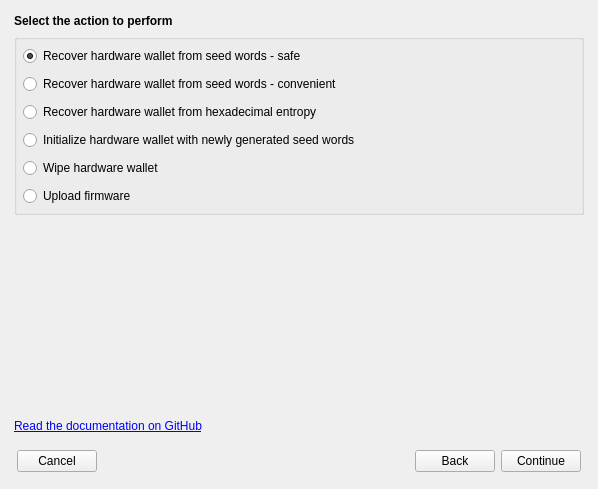
<?xml version="1.0" encoding="UTF-8"?>
<ui version="4.0">
 <class>HwInitializeDlg</class>
 <widget class="QDialog" name="HwInitializeDlg">
  <property name="geometry">
   <rect>
    <x>0</x>
    <y>0</y>
    <width>598</width>
    <height>489</height>
   </rect>
  </property>
  <property name="windowTitle">
   <string>Dialog</string>
  </property>
  <layout class="QVBoxLayout" name="verticalLayout">
   <property name="spacing">
    <number>8</number>
   </property>
   <property name="leftMargin">
    <number>8</number>
   </property>
   <property name="topMargin">
    <number>8</number>
   </property>
   <property name="rightMargin">
    <number>8</number>
   </property>
   <property name="bottomMargin">
    <number>8</number>
   </property>
   <item>
    <widget class="QStackedWidget" name="tabSteps">
     <property name="currentIndex">
      <number>2</number>
     </property>
     <widget class="QWidget" name="pgStepDeviceType">
      <layout class="QVBoxLayout" name="verticalLayout_12">
       <item>
        <widget class="QLabel" name="lblStepDeviceType">
         <property name="text">
          <string>&lt;b&gt;Select device type&lt;/b&gt;
</string>
         </property>
         <property name="openExternalLinks">
          <bool>true</bool>
         </property>
        </widget>
       </item>
       <item>
        <widget class="QGroupBox" name="gbDeviceType">
         <property name="title">
          <string/>
         </property>
         <layout class="QVBoxLayout" name="verticalLayout_14">
          <property name="spacing">
           <number>8</number>
          </property>
          <property name="leftMargin">
           <number>6</number>
          </property>
          <property name="topMargin">
           <number>6</number>
          </property>
          <property name="rightMargin">
           <number>6</number>
          </property>
          <property name="bottomMargin">
           <number>6</number>
          </property>
          <item>
           <widget class="QRadioButton" name="rbDeviceTrezor">
            <property name="text">
             <string>Trezor</string>
            </property>
           </widget>
          </item>
          <item>
           <widget class="QRadioButton" name="rbDeviceKeepkey">
            <property name="text">
             <string>KeepKey</string>
            </property>
           </widget>
          </item>
          <item>
           <widget class="QRadioButton" name="rbDeviceLedger">
            <property name="text">
             <string>Ledger Nano S</string>
            </property>
           </widget>
          </item>
         </layout>
        </widget>
       </item>
       <item>
        <widget class="QLabel" name="lblStepDeviceTypeMessage">
         <property name="text">
          <string/>
         </property>
         <property name="wordWrap">
          <bool>true</bool>
         </property>
         <property name="openExternalLinks">
          <bool>false</bool>
         </property>
        </widget>
       </item>
       <item>
        <spacer name="verticalSpacer_4">
         <property name="orientation">
          <enum>Qt::Vertical</enum>
         </property>
         <property name="sizeHint" stdset="0">
          <size>
           <width>20</width>
           <height>40</height>
          </size>
         </property>
        </spacer>
       </item>
      </layout>
     </widget>
     <widget class="QWidget" name="pgStepDeviceInstance">
      <layout class="QVBoxLayout" name="verticalLayout_15">
       <item>
        <widget class="QLabel" name="lblStepDeviceInstanceMessage">
         <property name="text">
          <string>&lt;b&gt;Select which device you want to use&lt;/b&gt;</string>
         </property>
         <property name="wordWrap">
          <bool>true</bool>
         </property>
        </widget>
       </item>
       <item>
        <widget class="QComboBox" name="cboDeviceInstance">
         <property name="maximumSize">
          <size>
           <width>400</width>
           <height>16777215</height>
          </size>
         </property>
        </widget>
       </item>
       <item>
        <spacer name="verticalSpacer_5">
         <property name="orientation">
          <enum>Qt::Vertical</enum>
         </property>
         <property name="sizeHint" stdset="0">
          <size>
           <width>20</width>
           <height>40</height>
          </size>
         </property>
        </spacer>
       </item>
      </layout>
     </widget>
     <widget class="QWidget" name="pgStepActionType">
      <layout class="QVBoxLayout" name="verticalLayout_5">
       <property name="leftMargin">
        <number>6</number>
       </property>
       <property name="topMargin">
        <number>6</number>
       </property>
       <property name="rightMargin">
        <number>6</number>
       </property>
       <property name="bottomMargin">
        <number>6</number>
       </property>
       <item>
        <widget class="QLabel" name="lblStepActionTitle">
         <property name="text">
          <string>&lt;b&gt;Select the action to perform&lt;/b&gt;</string>
         </property>
         <property name="wordWrap">
          <bool>true</bool>
         </property>
         <property name="openExternalLinks">
          <bool>true</bool>
         </property>
        </widget>
       </item>
       <item>
        <widget class="QGroupBox" name="gbSeedSource">
         <property name="title">
          <string/>
         </property>
         <property name="flat">
          <bool>false</bool>
         </property>
         <layout class="QVBoxLayout" name="verticalLayout_3">
          <property name="spacing">
           <number>8</number>
          </property>
          <property name="leftMargin">
           <number>6</number>
          </property>
          <property name="topMargin">
           <number>6</number>
          </property>
          <property name="rightMargin">
           <number>6</number>
          </property>
          <property name="bottomMargin">
           <number>6</number>
          </property>
          <item>
           <widget class="QRadioButton" name="rbActRecoverWordsSafe">
            <property name="text">
             <string>Recover hardware wallet from seed words - safe</string>
            </property>
            <property name="checked">
             <bool>true</bool>
            </property>
           </widget>
          </item>
          <item>
           <widget class="QRadioButton" name="rbActRecoverMnemonicWords">
            <property name="text">
             <string>Recover hardware wallet from seed words - convenient</string>
            </property>
            <property name="checked">
             <bool>false</bool>
            </property>
           </widget>
          </item>
          <item>
           <widget class="QRadioButton" name="rbActRecoverHexEntropy">
            <property name="text">
             <string>Recover hardware wallet from hexadecimal entropy</string>
            </property>
           </widget>
          </item>
          <item>
           <widget class="QRadioButton" name="rbActInitializeNewSeed">
            <property name="text">
             <string>Initialize hardware wallet with newly generated seed words</string>
            </property>
           </widget>
          </item>
          <item>
           <widget class="QRadioButton" name="rbActWipeDevice">
            <property name="text">
             <string>Wipe hardware wallet</string>
            </property>
           </widget>
          </item>
          <item>
           <widget class="QRadioButton" name="rbActUploadFirmware">
            <property name="text">
             <string>Upload firmware</string>
            </property>
           </widget>
          </item>
         </layout>
        </widget>
       </item>
       <item>
        <widget class="QLabel" name="lblActionTypeMessage">
         <property name="text">
          <string/>
         </property>
         <property name="wordWrap">
          <bool>true</bool>
         </property>
        </widget>
       </item>
       <item>
        <spacer name="verticalSpacer_2">
         <property name="orientation">
          <enum>Qt::Vertical</enum>
         </property>
         <property name="sizeHint" stdset="0">
          <size>
           <width>20</width>
           <height>40</height>
          </size>
         </property>
        </spacer>
       </item>
      </layout>
     </widget>
     <widget class="QWidget" name="pgStepWordCount">
      <layout class="QVBoxLayout" name="verticalLayout_6">
       <property name="leftMargin">
        <number>6</number>
       </property>
       <property name="topMargin">
        <number>6</number>
       </property>
       <property name="rightMargin">
        <number>6</number>
       </property>
       <property name="bottomMargin">
        <number>6</number>
       </property>
       <item>
        <widget class="QLabel" name="lblStep1MnemonicWords">
         <property name="text">
          <string>&lt;b&gt;Number of words in your recovery seed&lt;/b&gt;</string>
         </property>
         <property name="wordWrap">
          <bool>true</bool>
         </property>
        </widget>
       </item>
       <item>
        <widget class="QGroupBox" name="gbNumberOfMnemonicWords">
         <property name="title">
          <string/>
         </property>
         <layout class="QVBoxLayout" name="verticalLayout_7">
          <property name="spacing">
           <number>8</number>
          </property>
          <property name="leftMargin">
           <number>6</number>
          </property>
          <property name="topMargin">
           <number>6</number>
          </property>
          <property name="rightMargin">
           <number>6</number>
          </property>
          <property name="bottomMargin">
           <number>6</number>
          </property>
          <item>
           <widget class="QRadioButton" name="rbWordsCount24">
            <property name="text">
             <string>24</string>
            </property>
            <property name="checked">
             <bool>true</bool>
            </property>
           </widget>
          </item>
          <item>
           <widget class="QRadioButton" name="rbWordsCount18">
            <property name="text">
             <string>18</string>
            </property>
           </widget>
          </item>
          <item>
           <widget class="QRadioButton" name="rbWordsCount12">
            <property name="text">
             <string>12</string>
            </property>
           </widget>
          </item>
         </layout>
        </widget>
       </item>
       <item>
        <spacer name="verticalSpacer_3">
         <property name="orientation">
          <enum>Qt::Vertical</enum>
         </property>
         <property name="sizeHint" stdset="0">
          <size>
           <width>20</width>
           <height>40</height>
          </size>
         </property>
        </spacer>
       </item>
      </layout>
     </widget>
     <widget class="QWidget" name="pgSetpEntropy">
      <layout class="QVBoxLayout" name="verticalLayout_4">
       <item>
        <widget class="QLabel" name="lblStep1HexEntropy">
         <property name="text">
          <string>&lt;b&gt;Enter your recovery seed hexadecimal entropy&lt;/b&gt;</string>
         </property>
        </widget>
       </item>
       <item>
        <widget class="QLineEdit" name="edtHexEntropy">
         <property name="placeholderText">
          <string>32/24/16-byte hexadecimal string</string>
         </property>
        </widget>
       </item>
       <item>
        <spacer name="verticalSpacer_6">
         <property name="orientation">
          <enum>Qt::Vertical</enum>
         </property>
         <property name="sizeHint" stdset="0">
          <size>
           <width>20</width>
           <height>40</height>
          </size>
         </property>
        </spacer>
       </item>
      </layout>
     </widget>
     <widget class="QWidget" name="pgStepWordList">
      <layout class="QVBoxLayout" name="verticalLayout_8">
       <property name="leftMargin">
        <number>6</number>
       </property>
       <property name="topMargin">
        <number>6</number>
       </property>
       <property name="rightMargin">
        <number>6</number>
       </property>
       <property name="bottomMargin">
        <number>6</number>
       </property>
       <item>
        <widget class="QLabel" name="lblStepWordListTitle">
         <property name="text">
          <string>&lt;b&gt;Enter the words of your recovery seed&lt;/b&gt;</string>
         </property>
         <property name="wordWrap">
          <bool>true</bool>
         </property>
         <property name="openExternalLinks">
          <bool>true</bool>
         </property>
        </widget>
       </item>
       <item>
        <widget class="QTableView" name="viewMnemonic">
         <property name="contextMenuPolicy">
          <enum>Qt::CustomContextMenu</enum>
         </property>
         <property name="selectionMode">
          <enum>QAbstractItemView::SingleSelection</enum>
         </property>
         <attribute name="horizontalHeaderVisible">
          <bool>false</bool>
         </attribute>
         <attribute name="horizontalHeaderStretchLastSection">
          <bool>true</bool>
         </attribute>
         <attribute name="verticalHeaderVisible">
          <bool>false</bool>
         </attribute>
        </widget>
       </item>
       <item>
        <widget class="QLabel" name="lblStepWordListMessage2">
         <property name="text">
          <string>You can copy and paste the complete set of seed words into this dialog directly (separated by spaces, commas or line breaks).</string>
         </property>
         <property name="wordWrap">
          <bool>true</bool>
         </property>
        </widget>
       </item>
      </layout>
     </widget>
     <widget class="QWidget" name="pgStepInitOptions">
      <layout class="QVBoxLayout" name="verticalLayout_2">
       <property name="spacing">
        <number>6</number>
       </property>
       <property name="leftMargin">
        <number>6</number>
       </property>
       <property name="topMargin">
        <number>6</number>
       </property>
       <property name="rightMargin">
        <number>6</number>
       </property>
       <property name="bottomMargin">
        <number>6</number>
       </property>
       <item>
        <widget class="QLabel" name="lblHwOptionsTitle">
         <property name="text">
          <string>&lt;b&gt;Set your hardware wallet initialization options&lt;/b&gt;</string>
         </property>
         <property name="wordWrap">
          <bool>true</bool>
         </property>
        </widget>
       </item>
       <item>
        <layout class="QGridLayout" name="gridLayout">
         <item row="0" column="0">
          <widget class="QLabel" name="lblHwOptionsDeviceLabel">
           <property name="text">
            <string>Device label:</string>
           </property>
          </widget>
         </item>
         <item row="0" column="1">
          <widget class="QLineEdit" name="edtHwOptionsDeviceLabel">
           <property name="placeholderText">
            <string/>
           </property>
          </widget>
         </item>
         <item row="2" column="0">
          <layout class="QHBoxLayout" name="horizontalLayout_7">
           <item>
            <widget class="QCheckBox" name="chbHwOptionsUsePassphrase">
             <property name="sizePolicy">
              <sizepolicy hsizetype="Maximum" vsizetype="Fixed">
               <horstretch>0</horstretch>
               <verstretch>0</verstretch>
              </sizepolicy>
             </property>
             <property name="whatsThis">
              <string>&lt;html&gt;&lt;head/&gt;&lt;body&gt;&lt;p&gt;Check the link attached &amp;lt;a href=&amp;quot;fix.org&amp;quot;&amp;gt;fix.org&amp;lt;/a&amp;gt;&lt;/p&gt;&lt;/body&gt;&lt;/html&gt;</string>
             </property>
             <property name="text">
              <string>Use passphrase</string>
             </property>
            </widget>
           </item>
           <item>
            <widget class="QLabel" name="lblHwOptionsPassphraseReadmeLink">
             <property name="text">
              <string>(&lt;a href=&quot;https://doc.satoshilabs.com/trezor-user/advanced_settings.html#using-passphrase-encrypted-seeds&quot;&gt;read this&lt;/a&gt;)</string>
             </property>
             <property name="textFormat">
              <enum>Qt::AutoText</enum>
             </property>
             <property name="openExternalLinks">
              <bool>true</bool>
             </property>
            </widget>
           </item>
          </layout>
         </item>
         <item row="2" column="1">
          <widget class="QWidget" name="wdgHwOptionsLedger" native="true">
           <property name="minimumSize">
            <size>
             <width>0</width>
             <height>0</height>
            </size>
           </property>
           <layout class="QHBoxLayout" name="horizontalLayout_5" stretch="1,0,0,0">
            <property name="spacing">
             <number>3</number>
            </property>
            <property name="leftMargin">
             <number>0</number>
            </property>
            <property name="topMargin">
             <number>0</number>
            </property>
            <property name="rightMargin">
             <number>0</number>
            </property>
            <property name="bottomMargin">
             <number>0</number>
            </property>
            <item>
             <widget class="QLineEdit" name="edtHwOptionsLedgerPassphrase">
              <property name="toolTip">
               <string>&lt;html&gt;&lt;head/&gt;&lt;body&gt;&lt;p&gt;This passphrase (if used) will be saved in your Ledger Nano S device and will be secured with the secondary PIN .&lt;/p&gt;&lt;/body&gt;&lt;/html&gt;</string>
              </property>
              <property name="echoMode">
               <enum>QLineEdit::Password</enum>
              </property>
              <property name="placeholderText">
               <string>Passphrase</string>
              </property>
             </widget>
            </item>
            <item>
             <widget class="QToolButton" name="btnShowPassphrase">
              <property name="minimumSize">
               <size>
                <width>21</width>
                <height>21</height>
               </size>
              </property>
              <property name="maximumSize">
               <size>
                <width>21</width>
                <height>21</height>
               </size>
              </property>
              <property name="toolTip">
               <string>Show passphrase</string>
              </property>
              <property name="text">
               <string/>
              </property>
             </widget>
            </item>
            <item>
             <widget class="QLineEdit" name="edtHwOptionsLedgerSecondaryPIN">
              <property name="toolTip">
               <string>&lt;html&gt;&lt;head/&gt;&lt;body&gt;&lt;p&gt;This PIN will be used to activate passphrase saved in your Ledger Nano S.&lt;/p&gt;&lt;/body&gt;&lt;/html&gt;</string>
              </property>
              <property name="echoMode">
               <enum>QLineEdit::Password</enum>
              </property>
              <property name="placeholderText">
               <string>Secondary PIN</string>
              </property>
             </widget>
            </item>
            <item>
             <widget class="QToolButton" name="btnShowSecondaryPIN">
              <property name="sizePolicy">
               <sizepolicy hsizetype="Fixed" vsizetype="Fixed">
                <horstretch>0</horstretch>
                <verstretch>0</verstretch>
               </sizepolicy>
              </property>
              <property name="minimumSize">
               <size>
                <width>21</width>
                <height>21</height>
               </size>
              </property>
              <property name="maximumSize">
               <size>
                <width>21</width>
                <height>21</height>
               </size>
              </property>
              <property name="toolTip">
               <string>Show secondary PIN</string>
              </property>
              <property name="text">
               <string/>
              </property>
             </widget>
            </item>
           </layout>
          </widget>
         </item>
         <item row="1" column="1">
          <layout class="QHBoxLayout" name="horizontalLayout_2">
           <property name="spacing">
            <number>3</number>
           </property>
           <item>
            <widget class="QLineEdit" name="edtHwOptionsPIN">
             <property name="sizePolicy">
              <sizepolicy hsizetype="Maximum" vsizetype="Fixed">
               <horstretch>0</horstretch>
               <verstretch>0</verstretch>
              </sizepolicy>
             </property>
             <property name="layoutDirection">
              <enum>Qt::LeftToRight</enum>
             </property>
             <property name="echoMode">
              <enum>QLineEdit::Password</enum>
             </property>
             <property name="placeholderText">
              <string>PIN</string>
             </property>
            </widget>
           </item>
           <item>
            <widget class="QToolButton" name="btnShowPIN">
             <property name="sizePolicy">
              <sizepolicy hsizetype="Fixed" vsizetype="Fixed">
               <horstretch>0</horstretch>
               <verstretch>0</verstretch>
              </sizepolicy>
             </property>
             <property name="minimumSize">
              <size>
               <width>21</width>
               <height>21</height>
              </size>
             </property>
             <property name="maximumSize">
              <size>
               <width>21</width>
               <height>21</height>
              </size>
             </property>
             <property name="toolTip">
              <string>Show PIN</string>
             </property>
             <property name="text">
              <string/>
             </property>
            </widget>
           </item>
           <item>
            <spacer name="horizontalSpacer_4">
             <property name="orientation">
              <enum>Qt::Horizontal</enum>
             </property>
             <property name="sizeHint" stdset="0">
              <size>
               <width>40</width>
               <height>20</height>
              </size>
             </property>
            </spacer>
           </item>
          </layout>
         </item>
         <item row="1" column="0">
          <layout class="QHBoxLayout" name="horizontalLayout_3">
           <item>
            <widget class="QCheckBox" name="chbHwOptionsUsePIN">
             <property name="text">
              <string>Use PIN</string>
             </property>
             <property name="checked">
              <bool>true</bool>
             </property>
            </widget>
           </item>
          </layout>
         </item>
        </layout>
       </item>
       <item>
        <widget class="QPushButton" name="btnHwOptionsDetails">
         <property name="sizePolicy">
          <sizepolicy hsizetype="Maximum" vsizetype="Fixed">
           <horstretch>0</horstretch>
           <verstretch>0</verstretch>
          </sizepolicy>
         </property>
         <property name="text">
          <string>Show preview</string>
         </property>
         <property name="autoDefault">
          <bool>false</bool>
         </property>
        </widget>
       </item>
       <item>
        <widget class="QFrame" name="fraDetails">
         <property name="styleSheet">
          <string notr="true"/>
         </property>
         <property name="frameShape">
          <enum>QFrame::StyledPanel</enum>
         </property>
         <property name="frameShadow">
          <enum>QFrame::Plain</enum>
         </property>
         <property name="lineWidth">
          <number>1</number>
         </property>
         <layout class="QVBoxLayout" name="verticalLayout_11">
          <property name="leftMargin">
           <number>6</number>
          </property>
          <property name="topMargin">
           <number>6</number>
          </property>
          <property name="rightMargin">
           <number>6</number>
          </property>
          <property name="bottomMargin">
           <number>6</number>
          </property>
          <item>
           <widget class="QWidget" name="wdgHwOptionsDetails" native="true">
            <layout class="QVBoxLayout" name="verticalLayout_9">
             <property name="spacing">
              <number>3</number>
             </property>
             <property name="leftMargin">
              <number>0</number>
             </property>
             <property name="topMargin">
              <number>0</number>
             </property>
             <property name="rightMargin">
              <number>0</number>
             </property>
             <property name="bottomMargin">
              <number>0</number>
             </property>
             <item>
              <layout class="QGridLayout" name="gridLayout_2" rowstretch="0,0">
               <item row="0" column="1">
                <widget class="QLineEdit" name="edtHwOptionsPassphrase">
                 <property name="maximumSize">
                  <size>
                   <width>16777215</width>
                   <height>16777215</height>
                  </size>
                 </property>
                 <property name="echoMode">
                  <enum>QLineEdit::Password</enum>
                 </property>
                </widget>
               </item>
               <item row="1" column="0">
                <widget class="QLabel" name="label_3">
                 <property name="sizePolicy">
                  <sizepolicy hsizetype="Preferred" vsizetype="Preferred">
                   <horstretch>0</horstretch>
                   <verstretch>0</verstretch>
                  </sizepolicy>
                 </property>
                 <property name="minimumSize">
                  <size>
                   <width>110</width>
                   <height>0</height>
                  </size>
                 </property>
                 <property name="text">
                  <string>BIP32 start path:</string>
                 </property>
                </widget>
               </item>
               <item row="0" column="0">
                <widget class="QLabel" name="label">
                 <property name="text">
                  <string>Passphrase:</string>
                 </property>
                </widget>
               </item>
               <item row="1" column="2">
                <widget class="QPushButton" name="btnRefreshAddressesPreview">
                 <property name="sizePolicy">
                  <sizepolicy hsizetype="Maximum" vsizetype="Fixed">
                   <horstretch>0</horstretch>
                   <verstretch>0</verstretch>
                  </sizepolicy>
                 </property>
                 <property name="text">
                  <string>Apply and reload addresses</string>
                 </property>
                 <property name="autoDefault">
                  <bool>false</bool>
                 </property>
                </widget>
               </item>
               <item row="1" column="1">
                <widget class="QLineEdit" name="edtHwOptionsBip32Path">
                 <property name="maximumSize">
                  <size>
                   <width>16777215</width>
                   <height>16777215</height>
                  </size>
                 </property>
                 <property name="text">
                  <string>44'/336'/0'/0/0</string>
                 </property>
                 <property name="echoMode">
                  <enum>QLineEdit::Normal</enum>
                 </property>
                </widget>
               </item>
              </layout>
             </item>
             <item>
              <widget class="QLabel" name="label_5">
               <property name="text">
                <string>FIX addresses which will be available in the device after finishing the process:</string>
               </property>
               <property name="wordWrap">
                <bool>true</bool>
               </property>
              </widget>
             </item>
             <item>
              <widget class="QTableView" name="viewAddresses">
               <attribute name="horizontalHeaderVisible">
                <bool>false</bool>
               </attribute>
               <attribute name="horizontalHeaderStretchLastSection">
                <bool>true</bool>
               </attribute>
               <attribute name="verticalHeaderVisible">
                <bool>false</bool>
               </attribute>
               <attribute name="verticalHeaderStretchLastSection">
                <bool>false</bool>
               </attribute>
              </widget>
             </item>
             <item>
              <widget class="QLabel" name="lblHwOptionsMessage1">
               <property name="styleSheet">
                <string notr="true">font-size:11px</string>
               </property>
               <property name="text">
                <string>Entropy:</string>
               </property>
               <property name="wordWrap">
                <bool>true</bool>
               </property>
               <property name="openExternalLinks">
                <bool>true</bool>
               </property>
               <property name="textInteractionFlags">
                <set>Qt::LinksAccessibleByMouse|Qt::TextSelectableByKeyboard|Qt::TextSelectableByMouse</set>
               </property>
              </widget>
             </item>
            </layout>
           </widget>
          </item>
         </layout>
        </widget>
       </item>
       <item>
        <spacer name="verticalSpacer">
         <property name="orientation">
          <enum>Qt::Vertical</enum>
         </property>
         <property name="sizeHint" stdset="0">
          <size>
           <width>20</width>
           <height>40</height>
          </size>
         </property>
        </spacer>
       </item>
      </layout>
     </widget>
     <widget class="QWidget" name="pgStepSummary">
      <layout class="QVBoxLayout" name="verticalLayout_10">
       <item>
        <widget class="QLabel" name="lblStepSummaryTitle">
         <property name="styleSheet">
          <string notr="true"/>
         </property>
         <property name="text">
          <string>&lt;h2&gt;Operation successfully finished&lt;/h2&gt;</string>
         </property>
         <property name="alignment">
          <set>Qt::AlignCenter</set>
         </property>
         <property name="wordWrap">
          <bool>true</bool>
         </property>
        </widget>
       </item>
      </layout>
     </widget>
     <widget class="QWidget" name="pgStepHwFirmwareList">
      <layout class="QVBoxLayout" name="verticalLayout_16">
       <property name="spacing">
        <number>6</number>
       </property>
       <property name="leftMargin">
        <number>6</number>
       </property>
       <property name="topMargin">
        <number>6</number>
       </property>
       <property name="rightMargin">
        <number>6</number>
       </property>
       <property name="bottomMargin">
        <number>6</number>
       </property>
       <item>
        <widget class="QLabel" name="lblFirmwareSource">
         <property name="text">
          <string>&lt;b&gt;Choose the source of firmware&lt;/b&gt;</string>
         </property>
        </widget>
       </item>
       <item>
        <widget class="QGroupBox" name="gbTrezorModel">
         <property name="title">
          <string>Trezor model</string>
         </property>
         <layout class="QHBoxLayout" name="horizontalLayout_6">
          <property name="sizeConstraint">
           <enum>QLayout::SetDefaultConstraint</enum>
          </property>
          <item>
           <widget class="QRadioButton" name="rbTrezorModelOne">
            <property name="text">
             <string>Trezor One</string>
            </property>
            <property name="checked">
             <bool>true</bool>
            </property>
           </widget>
          </item>
          <item>
           <widget class="QRadioButton" name="rbTrezorModelT">
            <property name="text">
             <string>Trezor T</string>
            </property>
           </widget>
          </item>
          <item>
           <spacer name="horizontalSpacer_2">
            <property name="orientation">
             <enum>Qt::Horizontal</enum>
            </property>
            <property name="sizeHint" stdset="0">
             <size>
              <width>40</width>
              <height>20</height>
             </size>
            </property>
           </spacer>
          </item>
         </layout>
        </widget>
       </item>
       <item>
        <layout class="QHBoxLayout" name="horizontalLayout_10">
         <item>
          <widget class="QGroupBox" name="gbFirmwareSourceType">
           <property name="sizePolicy">
            <sizepolicy hsizetype="Maximum" vsizetype="Maximum">
             <horstretch>0</horstretch>
             <verstretch>0</verstretch>
            </sizepolicy>
           </property>
           <property name="title">
            <string>Firmware source</string>
           </property>
           <layout class="QHBoxLayout" name="horizontalLayout_9">
            <item>
             <widget class="QRadioButton" name="rbFirmwareSourceLocalFile">
              <property name="sizePolicy">
               <sizepolicy hsizetype="Maximum" vsizetype="Fixed">
                <horstretch>0</horstretch>
                <verstretch>0</verstretch>
               </sizepolicy>
              </property>
              <property name="text">
               <string>Local file</string>
              </property>
              <property name="checked">
               <bool>true</bool>
              </property>
             </widget>
            </item>
            <item>
             <widget class="QRadioButton" name="rbFirmwareSourceInternet">
              <property name="sizePolicy">
               <sizepolicy hsizetype="Maximum" vsizetype="Fixed">
                <horstretch>0</horstretch>
                <verstretch>0</verstretch>
               </sizepolicy>
              </property>
              <property name="text">
               <string>Internet</string>
              </property>
             </widget>
            </item>
           </layout>
          </widget>
         </item>
         <item>
          <widget class="QCheckBox" name="chbWipeDevice">
           <property name="toolTip">
            <string>Check if you would like to wipe your device data (seed, pin) during the process.
This is highly recommended if you are uploading an unofficial firmware.
For an official firmware, you can uncheck this option.</string>
           </property>
           <property name="text">
            <string>Clear device data</string>
           </property>
           <property name="checked">
            <bool>true</bool>
           </property>
          </widget>
         </item>
        </layout>
       </item>
       <item>
        <widget class="QWidget" name="wdgFirmwareFile" native="true">
         <property name="sizePolicy">
          <sizepolicy hsizetype="Preferred" vsizetype="Maximum">
           <horstretch>0</horstretch>
           <verstretch>0</verstretch>
          </sizepolicy>
         </property>
         <layout class="QVBoxLayout" name="verticalLayout_17">
          <property name="spacing">
           <number>0</number>
          </property>
          <property name="leftMargin">
           <number>4</number>
          </property>
          <property name="topMargin">
           <number>0</number>
          </property>
          <property name="rightMargin">
           <number>4</number>
          </property>
          <property name="bottomMargin">
           <number>0</number>
          </property>
          <item>
           <layout class="QHBoxLayout" name="horizontalLayout_8">
            <property name="spacing">
             <number>6</number>
            </property>
            <item>
             <widget class="QLabel" name="label_4">
              <property name="text">
               <string>File:</string>
              </property>
             </widget>
            </item>
            <item>
             <widget class="QLineEdit" name="edtFirmareFilePath"/>
            </item>
            <item>
             <widget class="QToolButton" name="btnChooseFirmwareFile">
              <property name="text">
               <string>...</string>
              </property>
             </widget>
            </item>
           </layout>
          </item>
         </layout>
        </widget>
       </item>
       <item>
        <widget class="QTableWidget" name="tabFirmwareWebSources">
         <property name="sizePolicy">
          <sizepolicy hsizetype="Expanding" vsizetype="Expanding">
           <horstretch>0</horstretch>
           <verstretch>0</verstretch>
          </sizepolicy>
         </property>
         <property name="selectionBehavior">
          <enum>QAbstractItemView::SelectRows</enum>
         </property>
         <attribute name="horizontalHeaderVisible">
          <bool>false</bool>
         </attribute>
         <attribute name="verticalHeaderVisible">
          <bool>false</bool>
         </attribute>
         <column>
          <property name="text">
           <string>Version</string>
          </property>
         </column>
         <column>
          <property name="text">
           <string>Model</string>
          </property>
         </column>
         <column>
          <property name="text">
           <string>Official</string>
          </property>
         </column>
         <column>
          <property name="text">
           <string>Testnet</string>
          </property>
         </column>
         <column>
          <property name="text">
           <string>URL</string>
          </property>
         </column>
         <column>
          <property name="text">
           <string>Fingerprint</string>
          </property>
         </column>
        </widget>
       </item>
       <item>
        <widget class="QTextEdit" name="edtFirmwareNotes">
         <property name="sizePolicy">
          <sizepolicy hsizetype="Expanding" vsizetype="Fixed">
           <horstretch>0</horstretch>
           <verstretch>0</verstretch>
          </sizepolicy>
         </property>
         <property name="maximumSize">
          <size>
           <width>16777215</width>
           <height>70</height>
          </size>
         </property>
         <property name="readOnly">
          <bool>true</bool>
         </property>
        </widget>
       </item>
       <item>
        <spacer name="verticalSpacer_7">
         <property name="orientation">
          <enum>Qt::Vertical</enum>
         </property>
         <property name="sizeType">
          <enum>QSizePolicy::MinimumExpanding</enum>
         </property>
         <property name="sizeHint" stdset="0">
          <size>
           <width>20</width>
           <height>0</height>
          </size>
         </property>
        </spacer>
       </item>
      </layout>
     </widget>
     <widget class="QWidget" name="pgStepHwFirmwareUpload">
      <layout class="QVBoxLayout" name="verticalLayout_18">
       <property name="spacing">
        <number>6</number>
       </property>
       <property name="leftMargin">
        <number>6</number>
       </property>
       <property name="topMargin">
        <number>6</number>
       </property>
       <property name="rightMargin">
        <number>6</number>
       </property>
       <property name="bottomMargin">
        <number>6</number>
       </property>
       <item>
        <widget class="QLabel" name="lblUploadFirmwareMessage">
         <property name="text">
          <string/>
         </property>
         <property name="wordWrap">
          <bool>true</bool>
         </property>
        </widget>
       </item>
       <item>
        <spacer name="verticalSpacer_8">
         <property name="orientation">
          <enum>Qt::Vertical</enum>
         </property>
         <property name="sizeHint" stdset="0">
          <size>
           <width>20</width>
           <height>40</height>
          </size>
         </property>
        </spacer>
       </item>
      </layout>
     </widget>
    </widget>
   </item>
   <item>
    <layout class="QHBoxLayout" name="horizontalLayout_4">
     <property name="leftMargin">
      <number>6</number>
     </property>
     <item>
      <widget class="QLabel" name="label_2">
       <property name="text">
        <string>&lt;a href=&quot;https://github.com/Vladimir7280/fix-masternode-tool/blob/master/doc/hw-initialization-recovery.md&quot;&gt;Read the documentation on GitHub&lt;/a&gt;</string>
       </property>
       <property name="openExternalLinks">
        <bool>true</bool>
       </property>
      </widget>
     </item>
    </layout>
   </item>
   <item>
    <widget class="QWidget" name="widget" native="true">
     <layout class="QHBoxLayout" name="horizontalLayout">
      <item>
       <widget class="QPushButton" name="btnCancel">
        <property name="text">
         <string>Cancel</string>
        </property>
        <property name="autoDefault">
         <bool>false</bool>
        </property>
       </widget>
      </item>
      <item>
       <spacer name="horizontalSpacer">
        <property name="orientation">
         <enum>Qt::Horizontal</enum>
        </property>
        <property name="sizeHint" stdset="0">
         <size>
          <width>40</width>
          <height>20</height>
         </size>
        </property>
       </spacer>
      </item>
      <item>
       <widget class="QPushButton" name="btnBack">
        <property name="text">
         <string>Back</string>
        </property>
        <property name="autoDefault">
         <bool>false</bool>
        </property>
       </widget>
      </item>
      <item>
       <widget class="QPushButton" name="btnNext">
        <property name="text">
         <string>Continue</string>
        </property>
        <property name="autoDefault">
         <bool>false</bool>
        </property>
       </widget>
      </item>
     </layout>
    </widget>
   </item>
  </layout>
 </widget>
 <resources/>
 <connections/>
</ui>
